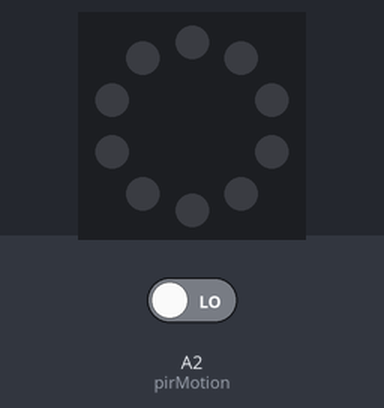
Recording of a program running on a simulated Circuit Playground running CircuitPython. Shown: the board's ring of 10 RGB LEDs (number 0 left of the top, counting anticlockwise). The inputs (shaded band) are chosen by the test bench; at power-on: A2 (pirMotion) LOW. Dim RGB values are drawn brighter than linear.

Above: at 1.2 s.
1.3 s: A2 (pirMotion) driven HIGH
At 2.3 s:
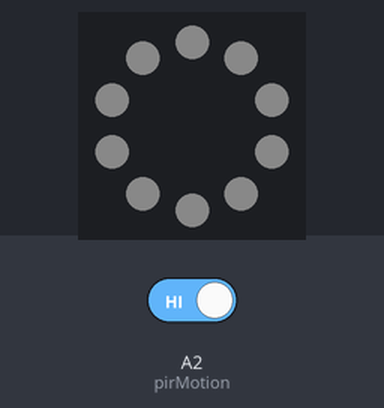
2.8 s: A2 (pirMotion) driven LOW
At 3.4 s:
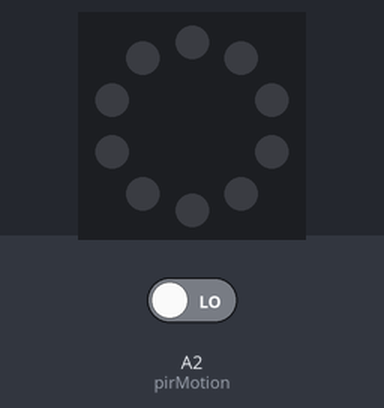
Timing chart, 0 to 5.8 s (numbered marks = the images above; inputs shaded):
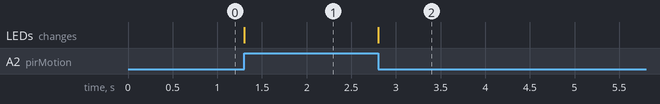

Measured:
- after the input at 1.3 s, the LEDs: change at once (image 1)
- after the input at 2.8 s, the LEDs: change at once (image 2)

The program:

PIRMotionSensor_Neopixels.py
```python
"""
testing PIR Motion sensor attached at VOUT, GND, and A2
confirmation of movement lights up Neopixel array
"""


# import modules
import board
import neopixel
from digitalio import DigitalInOut, Direction

# declare objects and variables
pixels = neopixel.NeoPixel(board.NEOPIXEL, 10)
WHITE = (10, 10, 10)

pirMotion = DigitalInOut(board.A2)
pirMotion.direction = Direction.INPUT

pirMotionPrev = pirMotion.value

# loop forever
while True:
    pirMotionVal = pirMotion.value
    if pirMotionVal:
        pixels.fill(WHITE)
    else:
        pixels.fill(0)
```
